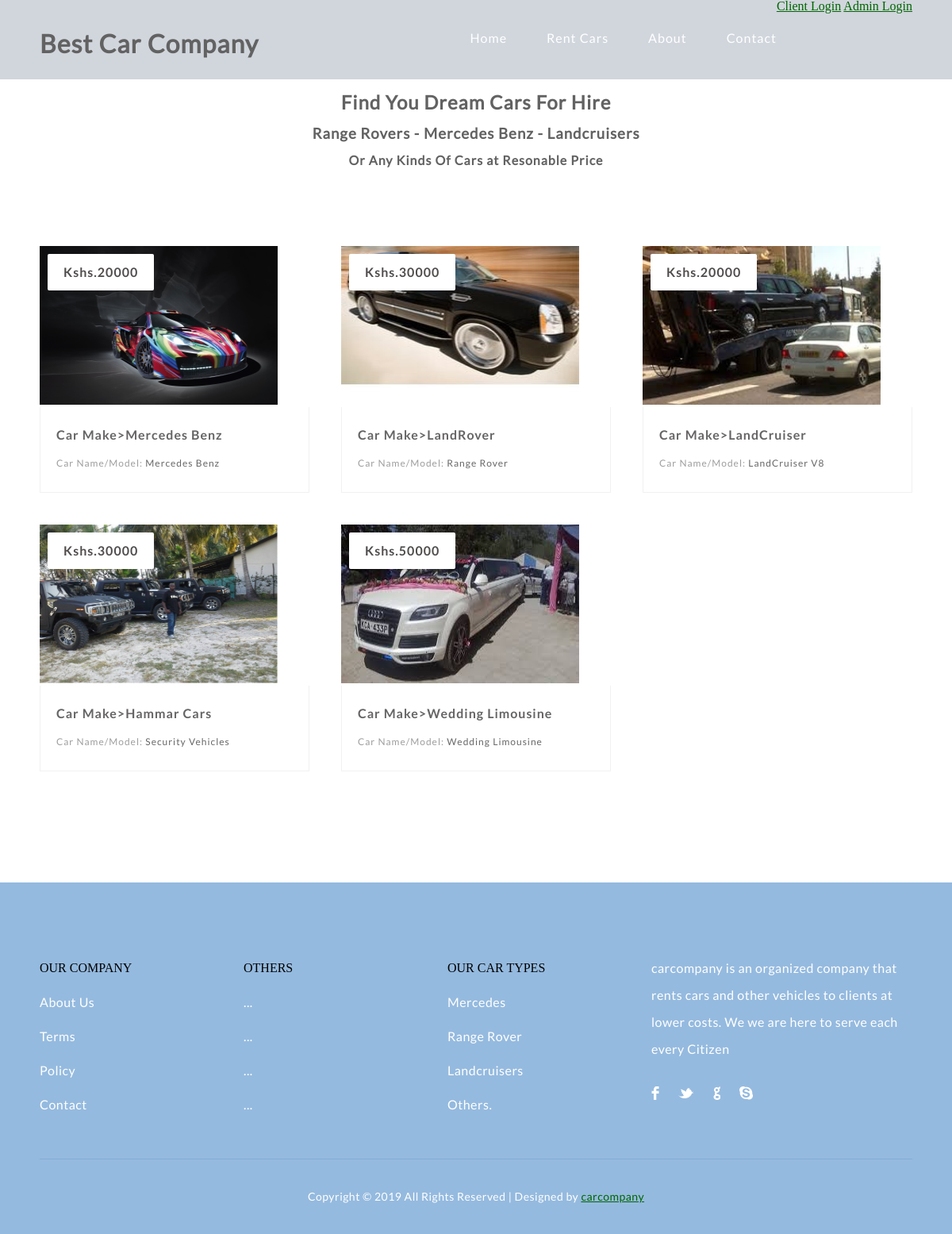
The page / on the database its author committed.
### tables this page shows
CREATE TABLE `cars` (
  `car_id` int(11) NOT NULL,
  `car_name` varchar(255) NOT NULL,
  `car_type` varchar(255) NOT NULL,
  `image` text NOT NULL,
  `hire_cost` int(11) NOT NULL,
  `capacity` int(11) NOT NULL,
  `status` varchar(255) NOT NULL
);

### index.php (the view, shortened to what this page needs)
<!DOCTYPE html>
<html lang="en">
<head>
	<link rel="stylesheet" type="text/css" href="css/reset.css">
	<link rel="stylesheet" type="text/css" href="css/responsive.css">
</head>
<body>
	<section class="">
		<?php
			include 'header.php';
		?>
			<section class="caption">
				<h2 class="caption" style="text-align: center">Find You Dream Cars For Hire</h2>
				<h3 class="properties" style="text-align: center">Range Rovers - Mercedes Benz - Landcruisers</h3>
				<h4 class="properties" style="text-align: center">Or Any Kinds Of Cars at Resonable Price</h4>
			</section>
	</section>
	<section class="listings">
		<div class="wrapper">
			<ul class="properties_list">
			<?php
						include 'includes/config.php';
						$sel = "SELECT * FROM cars WHERE status = 'Available'";
						$rs = $conn->query($sel);
						while($rws = $rs->fetch_assoc()){
			?>
				<li>
					<a href="book_car.php?id=<?php echo $rws['car_id'] ?>">
						<img class="thumb" src="cars/<?php echo $rws['image'];?>" width="300" height="200">
					</a>
					<span class="price"><?php echo 'Kshs.'.$rws['hire_cost'];?></span>
					<div class="property_details">
						<h1>
							<a href="book_car.php?id=<?php echo $rws['car_id'] ?>"><?php echo 'Car Make>'.$rws['car_type'];?></a>
						</h1>
						<h2>Car Name/Model: <span class="property_size"><?php echo $rws['car_name'];?></span></h2>
					</div>
				</li>
			<?php
				}
			?>
			</ul>
		</div>
	</section>
	<footer>
		<div class="wrapper footer">
			<ul>
				<li class="links">
					<ul>
						<li>OUR COMPANY</li>
						<li><a href="#">About Us</a></li>
						<li><a href="#">Terms</a></li>
						<li><a href="#">Policy</a></li>
						<li><a href="#">Contact</a></li>
					</ul>
				</li>
				<li class="links">
					<ul>
						<li>OTHERS</li>
						<li><a href="#">...</a></li>
						<li><a href="#">...</a></li>
						<li><a href="#">...</a></li>
						<li><a href="#">...</a></li>
					</ul>
				</li>
				<li class="links">
					<ul>
						<li>OUR CAR TYPES</li>
						<li><a href="#">Mercedes</a></li>
						<li><a href="#">Range Rover</a></li>
						<li><a href="#">Landcruisers</a></li>
						<li><a href="#">Others.</a></li>
					</ul>
				</li>
				<?php include_once "includes/footer.php"; ?>

### header.php (shortened to what this page needs)
<header>
			<div class="wrapper">
				<h1 class="logo">Best Car Company</h1>
				<nav>
					<?php
						if(!$_SESSION['email'] && (!$_SESSION['pass'])){
					?>
					<ul>
						<li><a href="index.php">Home</a></li>
						<li><a href="index.php">Rent Cars</a></li>
						<li><a href="#">About</a></li>
						<li><a href="#">Contact</a></li>
					</ul>
					<a href="account.php">Client Login</a>
					<a href="login.php">Admin Login</a>
					<?php
						}
					?>
				</nav>
			</div>
		</header>

### includes/footer.php
	<li class="about">
<p>carcompany is an organized company that rents cars and other vehicles to clients at lower costs. We we are here to serve each every Citizen</p>
					<ul>
<li><a href="#" class="facebook" target="_blank"></a></li>
<li><a href="#" class="twitter" target="_blank"></a></li>
<li><a href="#" class="google" target="_blank"></a></li>
<li><a href="#" class="skype"></a></li>
					</ul>
				</li>
			</ul>
		</div>
<div class="copyrights wrapper">
Copyright &copy; <?php echo date("Y")?> All Rights Reserved | Designed by <a href= "http://localhost/car/">carcompany</a>
</div>
	</footer>
</body>
</html>

### css/responsive.css (style rules this page uses)
body { background: #fff; }
.wrapper { max-width: 1100px; margin: 0 auto; position: relative; }
h1, h2, h3, h4, h5 ,h6 { color: #626262; font-family: "lato-regular", Helvetica, Arial, sans-serif; letter-spacing: 1px; }
h1 { font-size: 2em; margin: .67em 0 }
h2 { font-size: 1.5em; margin: .75em 0 }
h3 { font-size: 1.17em; margin: .83em 0 }
h1, h2, h3, h4, h5, h6 { font-weight: bolder }
header { width: 100%; height: 100px; background: rgba(28, 54, 85, .2); }
header .logo { margin-top: 40px; float: left; }
header nav { float: right; opacity: 1; }
header nav ul { margin-top: 40px; list-style: none; overflow: hidden; float: left; }
header nav ul li { float: left; margin-left: 50px; }
header nav ul li a, header nav .login_btn { text-decoration: none; color: #fff; font-family: "lato-regular", Helvetica, Arial, sans-serif; font-size: 16px; letter-spacing: 1px; }
.listings { padding: 100px 0; }
.listings ul.properties_list { list-style: none; overflow: hidden; }
.listings ul.properties_list li { display: block; width: 30.90909090909091%; height: auto; position: relative; float: left; margin: 0 3.636363636363636% 3.636363636363636% 0; }
.listings ul.properties_list li .price { position: absolute; top: 10px; left: 10px; padding: 15px 20px; background: #ffffff; color: #514d4d; font-family: "lato-bold", Helvetica, Arial, sans-serif; font-size: 16px; font-weight: bold; letter-spacing: 1px; border-radius: 2px; -webkit-border-radius: 2px; -moz-border-radius: 2px; -o-border-radius: 2px; }
.listings ul.properties_list li:nth-child(3n+0) { margin-right: 0; }
.listings ul li .property_details { width: 87.64705882352941%; padding: 2.941176470588235% 5.882352941176471% 4.117647058823529% 5.882352941176471%; border-bottom: 1px solid #f2f1f1; border-left: 1px solid #f2f1f1; border-right: 1px solid #f2f1f1; transition: all .2s linear; -webkit-transition: all .2s linear; -moz-transition: all .2s linear; -o-transition: all .2s linear; }
.listings ul li .property_details h1 { color: #666464; font-family: "lato-bold", Helvetica, Arial, sans-serif; font-size: 16px!important; font-weight: bold; margin-bottom: 5px; line-height: 28px; }
.listings ul li .property_details h1 a { text-decoration: none; color: #666464; }
.listings ul li .property_details h2 { color: #9d9d9d; font-family: "lato-regular", Helvetica, Arial, sans-serif; font-size: 12px; line-height: 26px; font-weight: normal; }
.listings ul li .property_details .property_size { color: #676767; }
footer { padding-top: 100px; background: #95badf; }
footer .footer > ul { overflow: hidden; }
footer .footer > ul > li { display: block; float: left; list-style: none; margin-right: 60px; }
footer .footer > ul > li:last-child { margin-right: 0; }
footer .footer > ul > li.links { width: 197px; }
footer ul li.links > ul > li { display: block; width: 100%; list-style: none; margin-bottom: 27px; }
footer ul li.links > ul > li:last-child { margin-bottom: 0; }
footer .footer > ul > li.links li a { text-decoration: none; display: block; color: #fff; font-family: "lato-regular", Helvetica, Arial, sans-serif; font-size: 16px; letter-spacing: .5px; text-align: left; }
footer .footer > ul > li.about { width: 327px; }
footer ul li.about p { color: #fff; font-family: "lato-regular", Helvetica, Arial, sans-serif; font-size: 16px; letter-spacing: .5px; line-height: 34px; margin-top: -9px; }
footer ul li.about > ul > li { display: inline-block; margin-right: 20px; margin-top: 30px; }
footer ul li.about > ul > li:last-child { margin-right: 0; }
footer ul li.about > ul > li a { background: url('../img/social_media.png') no-repeat; }
footer ul li.about > ul > li a.facebook { display: block; width: 10px; height: 18px; background-position: 0 0; }
footer ul li.about > ul > li a.twitter { display: block; width: 19px; height: 18px; background-position: -11px 0px; }
footer ul li.about > ul > li a.google { display: block; width: 10px; height: 18px; background-position: -31px 0px; }
footer ul li.about > ul > li a.skype { display: block; width: 17px; height: 18px; background-position: -43px 0px; }
footer .copyrights { display: block; text-align: center; padding: 40px 0; margin-top: 60px; color: #fff; font-family: "lato-regular", Helvetica, Arial, sans-serif; font-size: 14px; letter-spacing: .5px; border-top: 1px solid #82abd4; }

### rows shown on the page
cars: image (picture), hire_cost "20000", car_type "Mercedes Benz", car_name "Mercedes Benz"
cars: image (picture), hire_cost "30000", car_type "LandRover", car_name "Range Rover"
cars: image (picture), hire_cost "20000", car_type "LandCruiser", car_name "LandCruiser V8"
cars: image (picture), hire_cost "30000", car_type "Hammar Cars", car_name "Security Vehicles"
cars: image (picture), hire_cost "50000", car_type "Wedding Limousine", car_name "Wedding Limousine"
